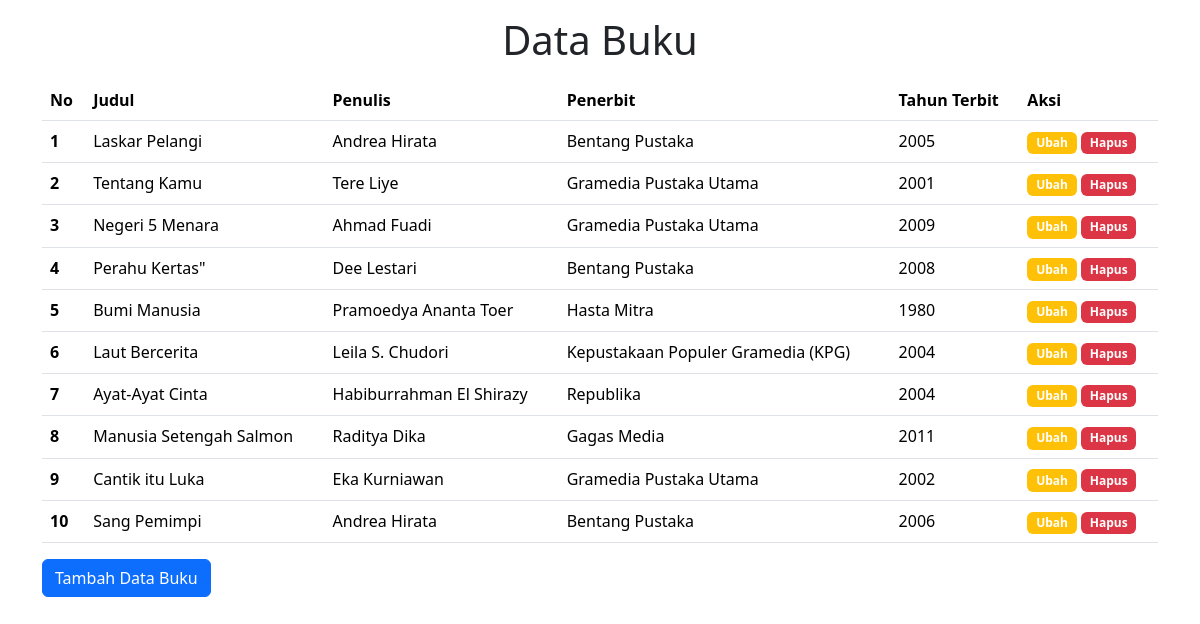
The page / on the database its author committed.
### tables this page shows
CREATE TABLE `buku` (
  `id` int NOT NULL,
  `judul` varchar(255) NOT NULL,
  `penerbit` varchar(255) NOT NULL,
  `penulis` varchar(255) NOT NULL,
  `tahun_terbit` varchar(255) NOT NULL
);

### Section/function.php (called while the page is built, shortened)
<?php
function koneksi() {
    $conn = mysqli_connect("localhost", "root", "", "prakweb_2023_b_213040037");
    return $conn;
}
function query($query) {
  $conn = koneksi();
  $result = mysqli_query($conn, $query) or die(mysqli_error($conn));
  $rows = [];
  while ($row = mysqli_fetch_assoc($result)) {
      $rows[] = $row;
  }
  return $rows;
}

### index.php (the view)
<?php
require "Section/function.php";
$buku = query("SELECT * FROM buku");
require "Section/header.php";
?>
<div class="container">
    <div class="title mb-3 mt-3">
        <h1 style="text-align: center;">Data Buku</h1>
    </div>
    <table class="table">
        <thead>
            <tr>
            <th scope="col">No</th>
            <th scope="col">Judul</th>
            <th scope="col">Penulis</th>
            <th scope="col">Penerbit</th>
            <th scope="col">Tahun Terbit</th>
            <th scope="col">Aksi</th>
            </tr>
        </thead>
        <tbody>
            <?php $no = 1; ?>
            <?php foreach ($buku as $b): ?>
            <tr>
                <th scope="row"><?php echo $no++; ?></th>
                <td><?php echo $b["judul"]; ?></td>
                <td><?php echo $b["penulis"]; ?></td>
                <td><?php echo $b["penerbit"]; ?></td>
                <td><?php echo $b["tahun_terbit"]; ?></td>
                <td>
                    <a href="Section/ubah_data.php?id=<?php echo $b['id']; ?>" class="btn badge bg-warning">Ubah</a>
                    <a href="Section/hapus_data.php?id=<?php echo $b['id']; ?>" class="btn badge bg-danger" onclick="return confirm('Yakin?')" >Hapus</a>
                </td>
            </tr>
            <?php endforeach; ?>
        </tbody>
    </table>
    <a href="Section/tambah_data.php" class="btn btn-primary">Tambah Data Buku</a>
</div>
 <?php
  require 'Section/footer.php';
  ?>

### Section/header.php (shortened to what this page needs)
<!doctype html>
<html lang="en">
  <head>
    <link href="https://cdn.jsdelivr.net/npm/bootstrap@5.3.2/dist/css/bootstrap.min.css" rel="stylesheet">
  </head>
<body>

### Section/footer.php (shortened to what this page needs)
</body>
</html>

### rows shown on the page
buku: judul "Laskar Pelangi", penulis "Andrea Hirata", penerbit "Bentang Pustaka", tahun_terbit "2005"
buku: judul "Tentang Kamu", penulis "Tere Liye", penerbit "Gramedia Pustaka Utama", tahun_terbit "2001"
buku: judul "Negeri 5 Menara", penulis "Ahmad Fuadi", penerbit "Gramedia Pustaka Utama", tahun_terbit "2009"
buku: judul "Perahu Kertas\"", penulis "Dee Lestari", penerbit "Bentang Pustaka", tahun_terbit "2008"
buku: judul "Bumi Manusia", penulis "Pramoedya Ananta Toer", penerbit "Hasta Mitra", tahun_terbit "1980"
buku: judul "Laut Bercerita", penulis "Leila S. Chudori", penerbit "Kepustakaan Populer Gramedia (KPG)", tahun_terbit "2004"
buku: judul "Ayat-Ayat Cinta", penulis "Habiburrahman El Shirazy", penerbit "Republika", tahun_terbit "2004"
buku: judul "Manusia Setengah Salmon", penulis "Raditya Dika", penerbit "Gagas Media", tahun_terbit "2011"
buku: judul "Cantik itu Luka", penulis "Eka Kurniawan", penerbit "Gramedia Pustaka Utama", tahun_terbit "2002"
buku: judul "Sang Pemimpi", penulis "Andrea Hirata", penerbit "Bentang Pustaka", tahun_terbit "2006"
